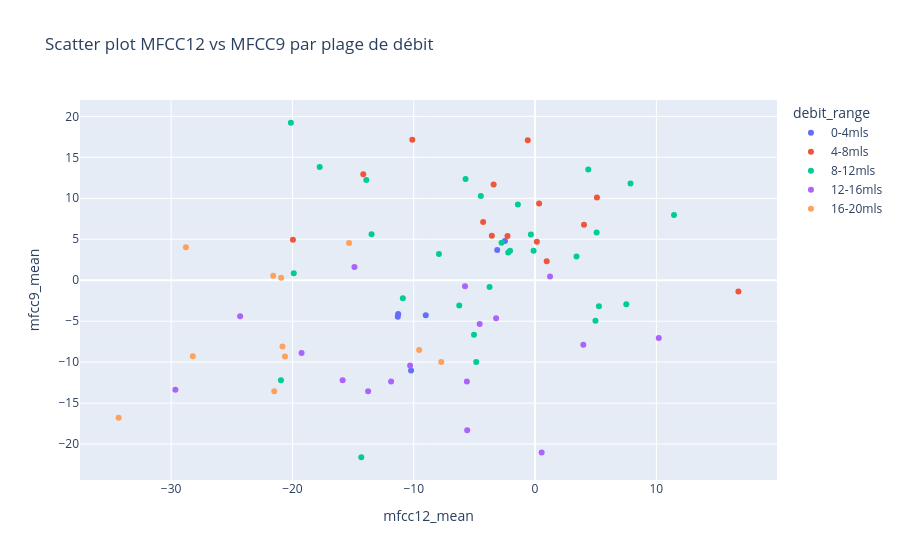

The notebook cell this image was saved under:
### Code cell
import pandas as pd
import plotly.express as px

# Charger les données
df = pd.read_csv("calibration_sounds_features.csv", sep=",")

# Bornes des plages
bins = [0, 4, 8, 12, 16, 20]
labels = ["0-4mls", "4-8mls", "8-12mls", "12-16mls", "16-20mls"]

# Variable catégorielle
df["debit_range"] = pd.cut(
    df["debit"],
    bins=bins,
    labels=labels,
    include_lowest=True
)

# Scatter interactif
fig = px.scatter(
    df,
    # x="mfcc7_mean",
    # y="rms_mean",
    x="mfcc12_mean",
    y="mfcc9_mean",
    color="debit_range",
    hover_data={
        "debit": True,
        "mfcc12_mean": True,
        "mfcc9_mean": True
    },
    title="Scatter plot MFCC12 vs MFCC9 par plage de débit"
)

fig.show()

### Figure 1 — Plotly figure (JSON) as saved in the notebook; plotly's stock layout.template omitted (floating-point values rounded to 4 significant figures)
{"data": [{"customdata": [[0.0], [0.01], [0.02], [0.03], [3.7], [4.0]], "hovertemplate": "debit_range=0-4mls<br>mfcc12_mean=%{x}<br>mfcc9_mean=%{y}<br>debit=%{customdata[0]}<extra></extra>", "legendgroup": "0-4mls", "marker": {"color": "#636efa", "symbol": "circle"}, "mode": "markers", "name": "0-4mls", "orientation": "v", "showlegend": true, "type": "scatter", "x": [-11.28, -9.009, -11.31, -10.22, -2.481, -3.119], "xaxis": "x", "y": [-4.111, -4.266, -4.452, -11.03, 4.775, 3.682], "yaxis": "y"}, {"customdata": [[4.16], [4.34], [4.54], [4.99], [5.0], [5.0], [5.26], [5.55], [5.88], [6.23], [6.25], [6.45], [7.14], [7.518]], "hovertemplate": "debit_range=4-8mls<br>mfcc12_mean=%{x}<br>mfcc9_mean=%{y}<br>debit=%{customdata[0]}<extra></extra>", "legendgroup": "4-8mls", "marker": {"color": "#EF553B", "symbol": "circle"}, "mode": "markers", "name": "4-8mls", "orientation": "v", "showlegend": true, "type": "scatter", "x": [-10.12, 0.1507, -4.28, -3.416, 5.102, 4.035, -19.96, -2.272, -14.16, -0.5991, 16.76, -3.562, 0.3339, 0.9592], "xaxis": "x", "y": [17.14, 4.689, 7.104, 11.67, 10.1, 6.764, 4.935, 5.405, 12.93, 17.09, -1.365, 5.425, 9.376, 2.324], "yaxis": "y"}, {"customdata": [[8.81], [8.82], [9.03], [9.05], [9.074], [9.09], [9.099], [9.3], [9.615], [9.98], [9.99], [9.99], [10.0], [10.43], [10.47], [10.5], [10.66], [10.73], [10.75], [10.93], [11.0], [11.01], [11.1], [11.11], [11.11], [11.7], [11.79], [11.83], [11.83]], "hovertemplate": "debit_range=8-12mls<br>mfcc12_mean=%{x}<br>mfcc9_mean=%{y}<br>debit=%{customdata[0]}<extra></extra>", "legendgroup": "8-12mls", "marker": {"color": "#00cc96", "symbol": "circle"}, "mode": "markers", "name": "8-12mls", "orientation": "v", "showlegend": true, "type": "scatter", "x": [-4.471, -1.415, -17.75, -20.95, 4.98, 5.078, -5.729, -4.85, -6.248, -3.751, -0.3439, -13.91, -20.13, -14.32, 4.388, -2.06, -13.48, 7.521, 7.871, -0.121, -19.89, 5.268, -7.922, -2.212, 3.418, -5.034, 11.45, -10.9, -2.758], "xaxis": "x", "y": [10.28, 9.227, 13.83, -12.2, -4.939, 5.829, 12.37, -9.972, -3.096, -0.8337, 5.575, 12.23, 19.22, -21.61, 13.53, 3.608, 5.624, -2.942, 11.79, 3.602, 0.8487, -3.165, 3.215, 3.39, 2.887, -6.652, 7.953, -2.193, 4.579], "yaxis": "y"}, {"customdata": [[12.13], [12.5], [12.89], [13.0], [13.33], [13.42], [13.48], [13.61], [13.69], [14.06], [14.29], [14.66], [14.77], [15.11], [15.35], [15.85], [15.87]], "hovertemplate": "debit_range=12-16mls<br>mfcc12_mean=%{x}<br>mfcc9_mean=%{y}<br>debit=%{customdata[0]}<extra></extra>", "legendgroup": "12-16mls", "marker": {"color": "#ab63fa", "symbol": "circle"}, "mode": "markers", "name": "12-16mls", "orientation": "v", "showlegend": true, "type": "scatter", "x": [3.979, -5.62, 0.5441, -11.87, -5.592, 10.2, -15.86, -24.31, -5.772, -3.211, -19.25, -10.3, -13.76, 1.235, -4.566, -29.65, -14.89], "xaxis": "x", "y": [-7.869, -12.37, -21.02, -12.36, -18.33, -7.044, -12.2, -4.409, -0.7422, -4.654, -8.885, -10.4, -13.54, 0.4574, -5.346, -13.36, 1.623], "yaxis": "y"}, {"customdata": [[16.05], [16.53], [16.67], [17.76], [18.35], [18.51], [18.52], [18.8], [18.87], [19.12], [19.76]], "hovertemplate": "debit_range=16-20mls<br>mfcc12_mean=%{x}<br>mfcc9_mean=%{y}<br>debit=%{customdata[0]}<extra></extra>", "legendgroup": "16-20mls", "marker": {"color": "#FFA15A", "symbol": "circle"}, "mode": "markers", "name": "16-20mls", "orientation": "v", "showlegend": true, "type": "scatter", "x": [-34.33, -21.58, -7.731, -15.33, -20.93, -21.5, -9.556, -20.62, -28.78, -28.21, -20.82], "xaxis": "x", "y": [-16.8, 0.5448, -9.997, 4.556, 0.2858, -13.56, -8.515, -9.325, 4.019, -9.294, -8.088], "yaxis": "y"}], "layout": {"legend": {"title": {"text": "debit_range"}, "tracegroupgap": 0}, "title": {"text": "Scatter plot MFCC12 vs MFCC9 par plage de débit"}, "xaxis": {"anchor": "y", "domain": [0, 1], "title": {"text": "mfcc12_mean"}}, "yaxis": {"anchor": "x", "domain": [0, 1], "title": {"text": "mfcc9_mean"}}}}
